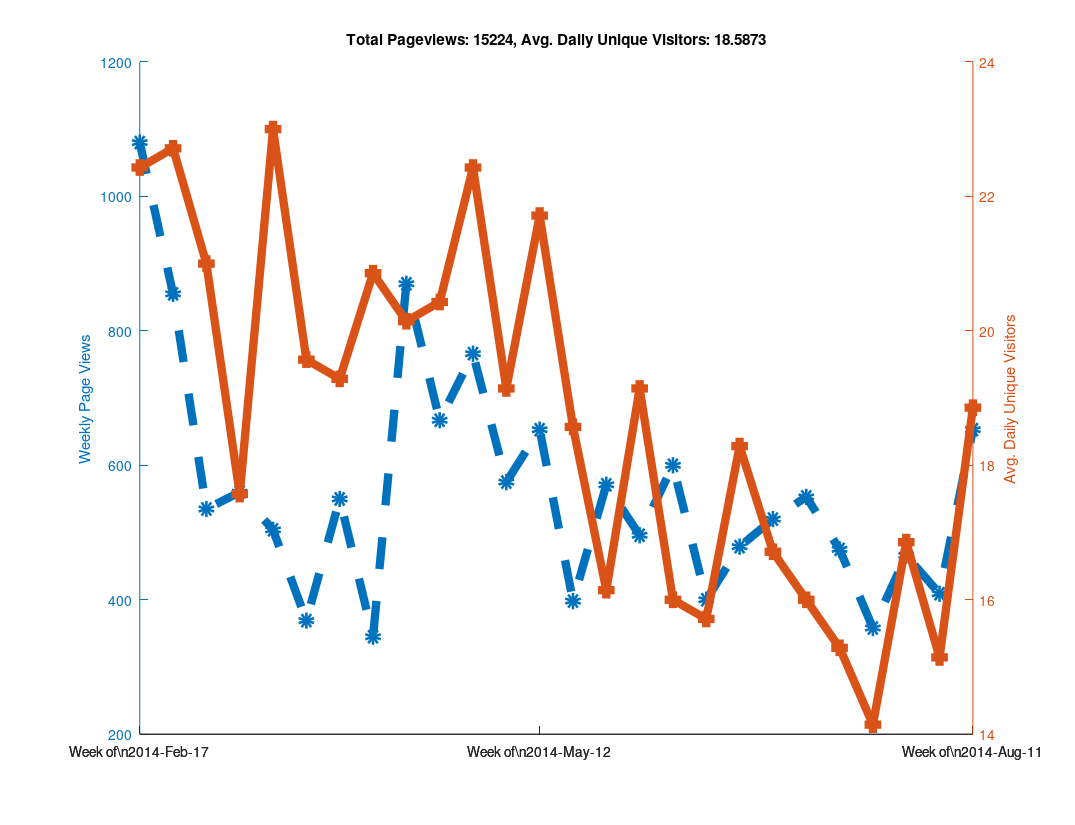

Reproduce this figure in MATLAB.
clear all

% Github has a "traffic" page now, but it doesn't seem like you can
% put in an arbitrary date range?  When I looked at it, it showed the
% numbers of unique visitors and views for the last two weeks only...
% So as long as I check back at least once every two weeks I can keep
% a record of it?  Great...

% https://github.com/libMesh/libmesh/graphs/traffic

% Date, Views, Unique Visitors
data = {
    '2014-Feb-17', 274, 25
    '2014-Feb-18', 145, 30
    '2014-Feb-19', 129, 27
    '2014-Feb-20', 202, 24
    '2014-Feb-21', 240, 22
    '2014-Feb-22', 62,  17
    '2014-Feb-23', 28,  12
    '2014-Feb-24', 217, 19
    '2014-Feb-25', 90,  25
    '2014-Feb-26', 189, 36
    '2014-Feb-27', 112, 26
    '2014-Feb-28', 81,  20
    '2014-Mar-01', 113, 17
    '2014-Mar-02', 53,  16
    '2014-Mar-03', 41,  21
    '2014-Mar-04', 144, 35
    '2014-Mar-05', 51,  20
    '2014-Mar-06', 157, 25
    '2014-Mar-07', 50,  22
    '2014-Mar-08', 50,  11
    '2014-Mar-09', 42,  13
    '2014-Mar-10', 61,  16
    '2014-Mar-11', 27,  16
    '2014-Mar-12', 111, 20
    '2014-Mar-13', 66,  20
    '2014-Mar-14', 223, 25
    '2014-Mar-15', 46,   9
    '2014-Mar-16', 26,  17
    '2014-Mar-17', 80,  29
    '2014-Mar-18', 59,  30
    '2014-Mar-19', 85,  31
    '2014-Mar-20', 122, 18
    '2014-Mar-21', 61,  21
    '2014-Mar-22', 33,  18
    '2014-Mar-23', 64,  14
    '2014-Mar-24', 95,  24
    '2014-Mar-25', 75,  28
    '2014-Mar-26', 49,  18
    '2014-Mar-27', 57,  24
    '2014-Mar-28', 33,  16
    '2014-Mar-29', 41,  16
    '2014-Mar-30', 19,  11
    '2014-Mar-31', 52,  12
    '2014-Apr-01', 120, 21
    '2014-Apr-02', 68,  23
    '2014-Apr-03', 98,  28
    '2014-Apr-04', 77,  21
    '2014-Apr-05', 80,  15
    '2014-Apr-06', 55,  15
    '2014-Apr-07', 71,  31
    '2014-Apr-08', 84,  26
    '2014-Apr-09', 33,  18
    '2014-Apr-10', 32,  16
    '2014-Apr-11', 51,  20
    '2014-Apr-12', 25,  15
    '2014-Apr-13', 49,  20
    '2014-Apr-14', 120, 23
    '2014-Apr-15', 191, 27
    '2014-Apr-16', 219, 24
    '2014-Apr-17', 216, 30
    '2014-Apr-18', 63,  19
    '2014-Apr-19', 36,  11
    '2014-Apr-20', 25,   7
    '2014-Apr-21', 115, 24
    '2014-Apr-22', 128, 31
    '2014-Apr-23', 87,  25
    '2014-Apr-24', 108, 23
    '2014-Apr-25', 111, 20
    '2014-Apr-26', 89,   9
    '2014-Apr-27', 29,  11
    '2014-Apr-28', 177, 28
    '2014-Apr-29', 170, 27
    '2014-Apr-30', 183, 28
    '2014-May-01', 97,  25
    '2014-May-02', 64,  23
    '2014-May-03', 43,  12
    '2014-May-04', 32,  14
    '2014-May-05', 125, 28
    '2014-May-06', 68,  24
    '2014-May-07', 68,  19
    '2014-May-08', 114, 14
    '2014-May-09', 47,  20
    '2014-May-10', 139, 20
    '2014-May-11', 14,   9
    '2014-May-12', 90,  27
    '2014-May-13', 92,  22
    '2014-May-14', 197, 32
    '2014-May-15', 140, 26
    '2014-May-16', 59,  20
    '2014-May-17', 21,  9
    '2014-May-18', 54,  16
    '2014-May-19', 117, 28
    '2014-May-20', 47,  18
    '2014-May-21', 55,  19
    '2014-May-22', 77,  26
    '2014-May-23', 28,  12
    '2014-May-24', 38,  13
    '2014-May-25', 36,  14
    '2014-May-26', 44,  13
    '2014-May-27', 166, 24
    '2014-May-28', 139, 20
    '2014-May-29', 67,  25
    '2014-May-30', 73,  11
    '2014-May-31', 60,  9
    '2014-Jun-01', 22,  11
    '2014-Jun-02', 87,  18
    '2014-Jun-03', 103, 31
    '2014-Jun-04', 105, 27
    '2014-Jun-05', 74,  22
    '2014-Jun-06', 55,  16
    '2014-Jun-07', 53,  15
    '2014-Jun-08', 19,  5
    '2014-Jun-09', 91,  14
    '2014-Jun-10', 136, 19
    '2014-Jun-11', 104, 27
    '2014-Jun-12', 195, 22
    '2014-Jun-13', 51,  18
    '2014-Jun-14', 4,   4
    '2014-Jun-15', 19,  8
    '2014-Jun-16', 86,  19
    '2014-Jun-17', 60,  20
    '2014-Jun-18', 115, 25
    '2014-Jun-19', 73,  20
    '2014-Jun-20', 24,  12
    '2014-Jun-21', 12,  4
    '2014-Jun-22', 30,  10
    '2014-Jun-23', 106, 23
    '2014-Jun-24', 51,  16
    '2014-Jun-25', 115, 25
    '2014-Jun-26', 77,  24
    '2014-Jun-27', 91,  24
    '2014-Jun-28', 30,  9
    '2014-Jun-29', 9,   7
    '2014-Jun-30', 80,  25
    '2014-Jul-01', 118, 17
    '2014-Jul-02', 124, 18
    '2014-Jul-03', 103, 22
    '2014-Jul-04', 33,  11
    '2014-Jul-05', 37,  13
    '2014-Jul-06', 25,  11
    '2014-Jul-07', 147, 27
    '2014-Jul-08', 123, 14
    '2014-Jul-09', 75,  24
    '2014-Jul-10', 68,  16
    '2014-Jul-11', 103, 22
    '2014-Jul-12', 21,  6
    '2014-Jul-13', 16,  3
    '2014-Jul-14', 103, 24
    '2014-Jul-15', 86,  16
    '2014-Jul-16', 90,  20
    '2014-Jul-17', 92,  18
    '2014-Jul-18', 70,  17
    '2014-Jul-19', 27,  8
    '2014-Jul-20',  7,  4
    '2014-Jul-21', 66,  19
    '2014-Jul-22', 63,  16
    '2014-Jul-23', 56,  14
    '2014-Jul-24', 110, 19
    '2014-Jul-25', 27,  14
    '2014-Jul-26', 9,   8
    '2014-Jul-27', 27,  9
    '2014-Jul-28', 73,  23
    '2014-Jul-29', 136, 22
    '2014-Jul-30', 25,  14
    '2014-Jul-31', 113, 29
    '2014-Aug-01', 68,  20
    '2014-Aug-02', 34,  5
    '2014-Aug-03', 17,  5
    '2014-Aug-04', 28,  17
    '2014-Aug-05', 66,  15
    '2014-Aug-06', 62,  24
    '2014-Aug-07', 123, 17
    '2014-Aug-08', 92,  19
    '2014-Aug-09', 29,  9
    '2014-Aug-10', 9,   5
    '2014-Aug-11', 75,  17
    '2014-Aug-12', 108, 19
    '2014-Aug-13', 173, 25
    '2014-Aug-14', 109, 28
    '2014-Aug-15', 46,  17
    '2014-Aug-16', 33,  11
    '2014-Aug-17', 109, 15
    '2014-Aug-18', 154, 20
    '2014-Aug-19', 143, 23
    '2014-Aug-20', 54,  10
    '2014-Aug-21', 31,  19
    '2014-Aug-22', 86,  16
    '2014-Aug-23', 30,  7
    '2014-Aug-24', 19,  8
    };

% Github now tracks the total number of clones and unique cloners
clone_data = {
    '2014-Aug-03', 0,  0
    '2014-Aug-04', 10, 6
    '2014-Aug-05', 7,  7
    '2014-Aug-06', 21, 14
    '2014-Aug-07', 11, 9
    '2014-Aug-08', 9,  8
    '2014-Aug-09', 2,  2
    '2014-Aug-10', 2,  2
    '2014-Aug-11', 8,  6
    '2014-Aug-12', 9,  8
    '2014-Aug-13', 19, 11
    '2014-Aug-14', 9,  7
    '2014-Aug-15', 5,  5
    '2014-Aug-16', 5,  2
    '2014-Aug-17', 5,  5
    '2014-Aug-18', 10, 8
    '2014-Aug-19', 9,  8
    '2014-Aug-20', 3,  3
    '2014-Aug-21', 12, 8
    '2014-Aug-22', 3,  3
    '2014-Aug-23', 2,  2
    '2014-Aug-24', 3,  3
    };

% length works like you would expect it to for cell arrays.
N=length(data);

% A cell array of strings holding just the dates
dates = {data{:,1}};

% Note the extra square brackets!  This seems to be required (at least
% in Octave) to catch the output of data{:,2} as an array.
views = [data{:,2}];
visitors = [data{:,3}];



% 1.) Make daily plot - You can do this, but it gets a bit hard to read

%% % Can't plot string data automatically?
%% x=linspace(1,N,N);
%%
%% % Only way to set linestyles with plotyy is after the fact, apparently.
%% % plotyy returns the axis handle first, followed by the two plot handles.
%% clf;
%% hold on;
%% [haxis, h1, h2] = plotyy(x, views, x, visitors);
%%
%% % Label the axes
%% ylabel (haxis(1), 'Daily Page Views');
%% ylabel (haxis(2), 'Daily Unique Visitors');
%%
%% % Totaling unique visitors doesn't really mean much...
%% title (['Total Pageviews: ', num2str(sum(views)), ', Avg. Daily Unique Visitors: ', num2str(mean(visitors))]);
%%
%% % Make thick lines - this looks better in PDF
%% set([h1, h2], 'linewidth', 6);
%%
%% % Turn on markers
%% set(h1, 'marker', 'o');
%% set(h2, 'marker', 's');
%%
%% % Set marker size
%% set([h1, h2], 'markersize', 6);
%%
%% % Make dashed line?  Aquaterm doesn't seem to properly display this, but it
%% % does work in the PDF!
%% set(h1, 'linestyle', '--');
%%
%% % Set the xticks and labels so that it shows dates instead of numbers.
%% xticksat = [1 length(x)];
%% set(haxis, 'xtick', xticksat);
%%
%% for i=1:length(xticksat)
%%   xtlabels{i} = data{xticksat(i), 1};
%% end
%% set(haxis, 'xticklabel', xtlabels);
%%
%% % Print to PDF
%% set (gcf, "paperposition", [0.25, 0.25, 10.75, 8.25]);
%% set (gcf, "papersize", [11, 8.5]);
%% set (gcf, "paperorientation", 'landscape');
%%
%% % Make a PDF of this plot.
%% print('-dpdf', 'github_traffic.pdf', '-FHelvetica:20');



% 2.) Make weekly plot - the data is naturally week-periodic
week_indexes = 1:7:N;

% Get total views and average unique viewers for each week
week_views = [];
week_visitors = [];
  for i=1:length(week_indexes)-1
  start = week_indexes(i);
  stop = week_indexes(i+1) - 1;
  week_views(end+1) = sum(views(start:stop));
  week_visitors(end+1) = mean(visitors(start:stop));
end

clf;
hold on;

x=linspace(1, length(week_views), length(week_views));
[haxis, h1, h2] = plotyy(x, week_views, x, week_visitors);

% Label the axes
ylabel (haxis(1), 'Weekly Page Views');
ylabel (haxis(2), 'Avg. Daily Unique Visitors');

% Totaling unique visitors doesn't really mean much...
title (['Total Pageviews: ', num2str(sum(views)), ', Avg. Daily Unique Visitors: ', num2str(mean(visitors))]);

% Make thick lines - this looks better in PDF
set([h1, h2], 'linewidth', 6);

% Turn on markers
set(h1, 'marker', 'o');
set(h2, 'marker', 's');

% Set marker size
set([h1, h2], 'markersize', 6);

% Make dashed line?  Aquaterm doesn't seem to properly display this, but it
% does work in the PDF!
set(h1, 'linestyle', '--');

% Set the xticks and labels so that it shows dates instead of numbers.
xticksat = [1 ceil(length(x)/2) length(x)];
set(haxis, 'xtick', xticksat);

for i=1:length(xticksat)
  xtlabels{i} = ['Week of\n', data{week_indexes(xticksat(i)), 1}];
end
set(haxis, 'xticklabel', xtlabels);

% Print to PDF
set (gcf, "papersize", [11, 8.5]);
set (gcf, "paperorientation", 'landscape');

% I was using these paper settings in older versions of Octave, but
% they changed in 3.8.0
is_380 = strcmp(version(), '3.8.0');

if (!is_380)
  set (gcf, "paperposition", [0.25, 0.25, 10.75, 8.25]);
else
  % In Octave 3.8.0, the default paperposition is [0.25000, 2.50000, 8.00000, 6.00000],
  % the third number makes the plot taller instead of wider!
  set (gcf, "paperposition", [0.25, 0.25, 8.0, 10.5]);
end

% Make a PDF of this plot.
print('-dpdf', 'weekly_github_traffic.pdf', '-FHelvetica:20');



% 3.) Make monthly plot - not enough data to be interesting yet...

%% month_intervals = {'2014-Feb-17', '2014-Mar-17', '2014-Apr-17'};
%%
%% % Numerical indexes of the month intervals
%% month_indexes = [];
%%
%% for i=1:length(month_intervals)
%%   % Calling 'strcmp' on a cell array of strings returns an array of 0s
%%   % and 1s, then 'find' returns the non-zero index.  The 'end' keyword
%%   % is used to append to the array.
%%   month_indexes(end+1) = find(strcmp(month_intervals{i}, dates));
%% end
%%
%% % Get total views and average unique viewers for each month
%% month_views = [];
%% month_visitors = [];
%%   for i=1:length(month_indexes)-1
%%   start = month_indexes(i);
%%   stop = month_indexes(i+1) - 1;
%%   month_views(end+1) = sum(views(start:stop));
%%   month_visitors(end+1) = mean(visitors(start:stop));
%% end
%%
%% clf;
%% hold on;
%% x=linspace(1, length(month_views), length(month_views));
%% [haxis, h1, h2] = plotyy(x, month_views, x, month_visitors);
